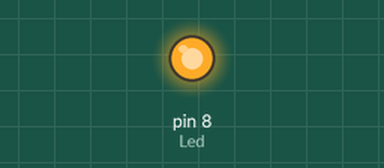
Recording of a sketch running on a simulated Arduino Uno, built with avr-gcc and run on an emulated ATmega328P. On the bench: output pins drawn as LEDs (lit = HIGH).

Above: at 0.2 s.
At 2.9 s:
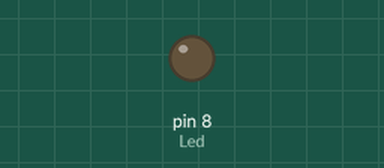
Timing chart, 0 to 3.9 s (numbered marks = the images above):
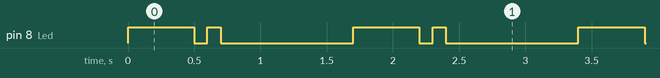

Measured:
- by itself, pin 8 (Led): repeats every 1.7 s: LOW 0.10 s, HIGH 0.10 s, LOW 1.0 s, HIGH 0.50 s
- by itself, everything shown: repeats every 1.7 s, in 4 steps

The sketch:

SA1_PiscaLed.ino
```cpp
void setup() {
  pinMode (8, OUTPUT); // Led
}

void loop() {
  digitalWrite (8, HIGH); //ligada
  delay (500); //delay
  digitalWrite (8, LOW); //desligada
  delay (100);
  digitalWrite (8, HIGH);
  delay (100);
  digitalWrite (8, LOW);
  delay (1000);
}
```
